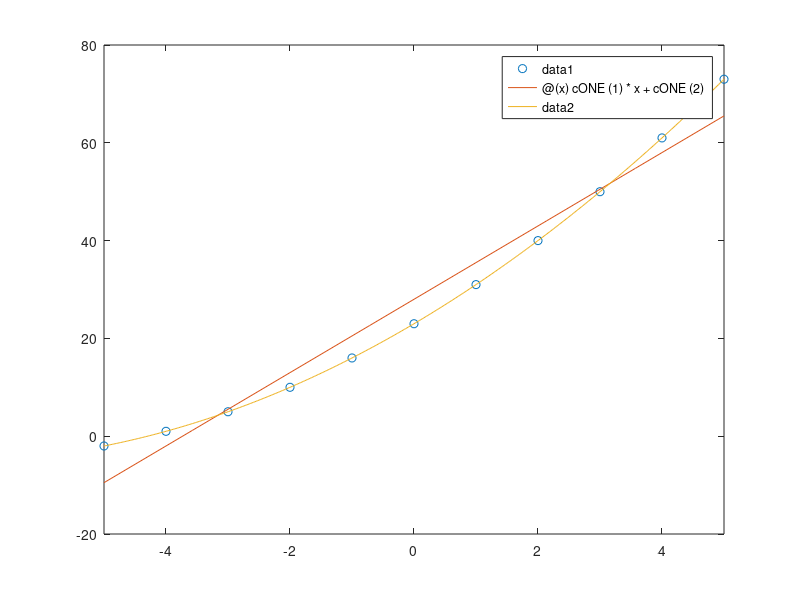

The MATLAB source for this figure:
%% 
% Author(s): Joshua Clement
% Date: 11-apr-2023
% Course: ENGR 160
% Description: Lab 13
clear all;   
clc;          
close all;    
format short;  

%% Problem 1

x=-5:5;
y=[-2 1 5 10 16 23 31 40 50 61 73];
newY = interp1(x,y,1.5)

%% Problem 2 

cONE = polyfit(x,y,1);
cTWO = polyfit(x,y,2);

%% Problem 3 

funONE = @(x) cONE(1)*x + cONE(2);
funTWO = @(x) cTWO(1)*x.^2 + cTWO(2).*x + cTWO(3);

plot(x,y,'o');
hold on 
fplot(funONE);
fplot(funTWO);

%% Problem 4

divFIRST = diff(y)./diff(x)
divSEC = diff(divFIRST)
%divSECbetter = diff(divFIRST)./diff(x(1:length(x)-1))

%% Problem 5

underCURVE = integral(funTWO,-5,5)
%area(x,y)